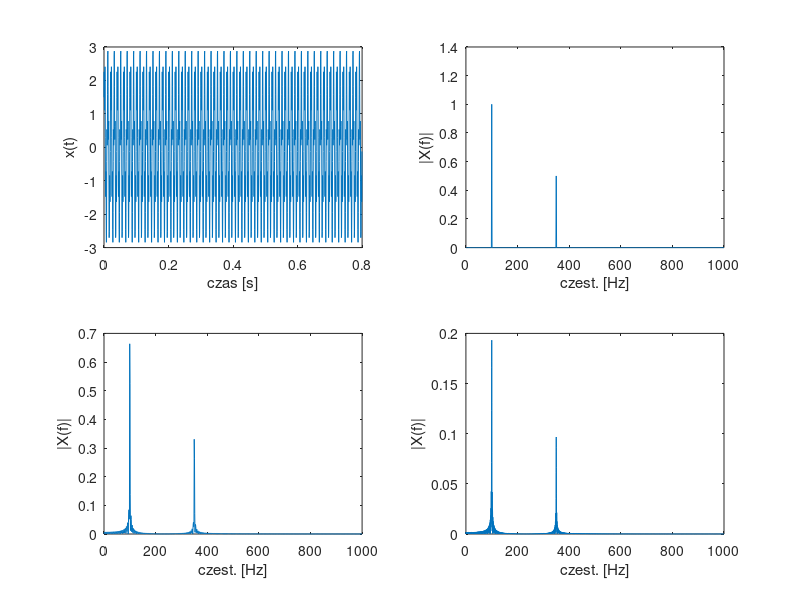

Write MATLAB code to recreate this figure.

clear;
f1=100;	% czestotliwosc pierwszej sinosoidy
A1=2;		% amplituda pierwszej sinusoidy
phi1=0.4;	% faza pierwszej sinusoidy

f2=350;	% czestotliwosc drugiej sinosoidy
A2=1;		% amplituda drugiej sinusoidy
phi2=0.8;	% faza drugiej sinusoidy

fp=2000;	% czestotliwosc probkowania
N1=1600;	% dlugosc sygnalu
Nf=1600;

% generuj os czasu
t1=0:1/fp:(N1-1)/fp;

% generuj sygnal i wykres
syg=A1*sin(2*pi*f1*t1+phi1) + A2*sin(2*pi*f2*t1+phi2);
subplot(221);
plot(t1,syg);
xlabel('czas [s]');
ylabel('x(t)');

% wyznacz widmo
widmo=fft(syg,Nf)/Nf;
wid1=abs(widmo);
subplot (222);
N21 = Nf/2 + 1;
f1 = linspace (0, fp/2, N21);
plot (f1, wid1(1:N21));
xlabel ('czest. [Hz]');
ylabel ('|X(f)|');

% --------------  zmiana Nf
Nf = 2048;
wid2 = abs (fft(syg,Nf)/Nf);
N21 = Nf/2 + 1;
f2 = linspace (0, fp/2, N21);
subplot (223);
plot (f2, wid2(1:N21));
xlabel ('czest. [Hz]');
ylabel ('|X(f)|');

% --------------  zmiana Nf
Nf = 2^13;
wid3 = abs (fft(syg,Nf)/Nf);
N21 = Nf/2 + 1;
f2 = linspace (0, fp/2, N21);
subplot (224);
plot (f2, wid3(1:N21));
xlabel ('czest. [Hz]');
ylabel ('|X(f)|');

set (gcf,'Position',[50 50 1000 700]);